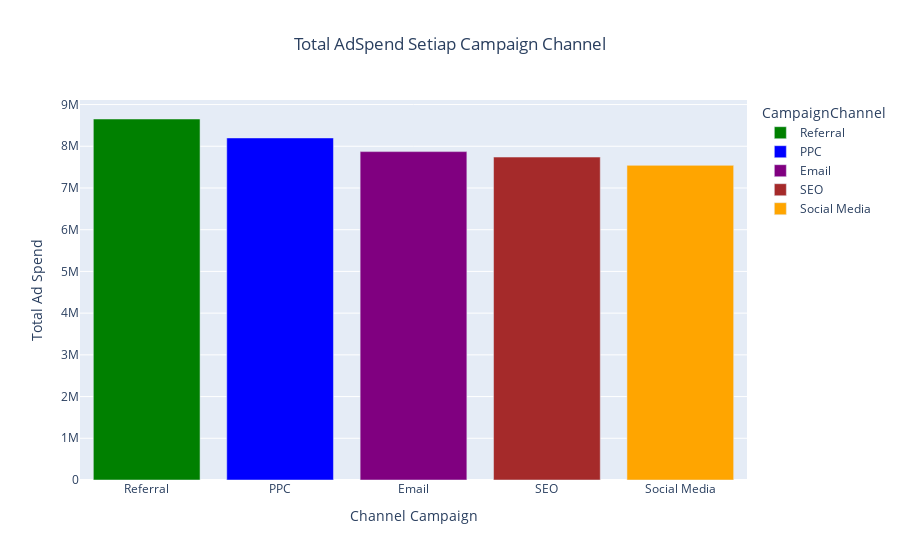

The code cell stored with this chart in its notebook:
### Markdown cell above
## Adspend Masing-masing Campaign Channel

### Code cell
# groupby campaign channel
df_adspend = df.groupby('CampaignChannel')['AdSpend'].sum().reset_index(name='total')

top_channel = df_adspend.sort_values(by='total', ascending=False)

fig = px.bar(top_channel, x='CampaignChannel', y='total', 
             color='CampaignChannel',
             color_discrete_sequence=['green', 'blue', 'purple', 'brown', 'orange'],
             title='Total AdSpend Setiap Campaign Channel')

# Mengubah judul axis x dan y dan beberapa layout menggunakan fungsi .update_layout()
fig.update_layout(
    xaxis_title='Channel Campaign',
    yaxis_title='Total Ad Spend',
    title_x=0.5
)

# Menampilkan diagram
fig.show()

### Figure 1 — Plotly figure (JSON) as saved in the notebook; plotly's stock layout.template omitted (floating-point values rounded to 4 significant figures)
{"data": [{"alignmentgroup": "True", "hovertemplate": "CampaignChannel=%{x}<br>total=%{y}<extra></extra>", "legendgroup": "Referral", "marker": {"color": "green", "pattern": {"shape": ""}}, "name": "Referral", "offsetgroup": "Referral", "orientation": "v", "showlegend": true, "textposition": "auto", "type": "bar", "x": ["Referral"], "xaxis": "x", "y": [8654000.0], "yaxis": "y"}, {"alignmentgroup": "True", "hovertemplate": "CampaignChannel=%{x}<br>total=%{y}<extra></extra>", "legendgroup": "PPC", "marker": {"color": "blue", "pattern": {"shape": ""}}, "name": "PPC", "offsetgroup": "PPC", "orientation": "v", "showlegend": true, "textposition": "auto", "type": "bar", "x": ["PPC"], "xaxis": "x", "y": [8199000.0], "yaxis": "y"}, {"alignmentgroup": "True", "hovertemplate": "CampaignChannel=%{x}<br>total=%{y}<extra></extra>", "legendgroup": "Email", "marker": {"color": "purple", "pattern": {"shape": ""}}, "name": "Email", "offsetgroup": "Email", "orientation": "v", "showlegend": true, "textposition": "auto", "type": "bar", "x": ["Email"], "xaxis": "x", "y": [7872000.0], "yaxis": "y"}, {"alignmentgroup": "True", "hovertemplate": "CampaignChannel=%{x}<br>total=%{y}<extra></extra>", "legendgroup": "SEO", "marker": {"color": "brown", "pattern": {"shape": ""}}, "name": "SEO", "offsetgroup": "SEO", "orientation": "v", "showlegend": true, "textposition": "auto", "type": "bar", "x": ["SEO"], "xaxis": "x", "y": [7741000.0], "yaxis": "y"}, {"alignmentgroup": "True", "hovertemplate": "CampaignChannel=%{x}<br>total=%{y}<extra></extra>", "legendgroup": "Social Media", "marker": {"color": "orange", "pattern": {"shape": ""}}, "name": "Social Media", "offsetgroup": "Social Media", "orientation": "v", "showlegend": true, "textposition": "auto", "type": "bar", "x": ["Social Media"], "xaxis": "x", "y": [7542000.0], "yaxis": "y"}], "layout": {"barmode": "relative", "legend": {"title": {"text": "CampaignChannel"}, "tracegroupgap": 0}, "title": {"text": "Total AdSpend Setiap Campaign Channel", "x": 0.5}, "xaxis": {"anchor": "y", "categoryarray": ["Referral", "PPC", "Email", "SEO", "Social Media"], "categoryorder": "array", "domain": [0, 1], "title": {"text": "Channel Campaign"}}, "yaxis": {"anchor": "x", "domain": [0, 1], "title": {"text": "Total Ad Spend"}}}}
